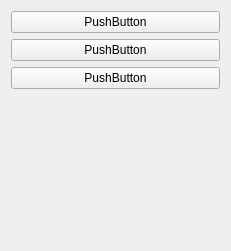
<?xml version="1.0" encoding="UTF-8"?>
<ui version="4.0">
 <class>Form</class>
 <widget class="QWidget" name="Form">
  <property name="geometry">
   <rect>
    <x>0</x>
    <y>0</y>
    <width>231</width>
    <height>251</height>
   </rect>
  </property>
  <property name="windowTitle">
   <string>Form</string>
  </property>
  <layout class="QVBoxLayout" name="verticalLayout">
   <item>
    <widget class="QPushButton" name="button1">
     <property name="text">
      <string>PushButton</string>
     </property>
    </widget>
   </item>
   <item>
    <widget class="QPushButton" name="button2">
     <property name="text">
      <string>PushButton</string>
     </property>
    </widget>
   </item>
   <item>
    <widget class="QPushButton" name="button3">
     <property name="text">
      <string>PushButton</string>
     </property>
    </widget>
   </item>
   <item>
    <spacer name="verticalSpacer">
     <property name="orientation">
      <enum>Qt::Vertical</enum>
     </property>
     <property name="sizeHint" stdset="0">
      <size>
       <width>20</width>
       <height>40</height>
      </size>
     </property>
    </spacer>
   </item>
  </layout>
 </widget>
 <resources/>
 <connections/>
</ui>
